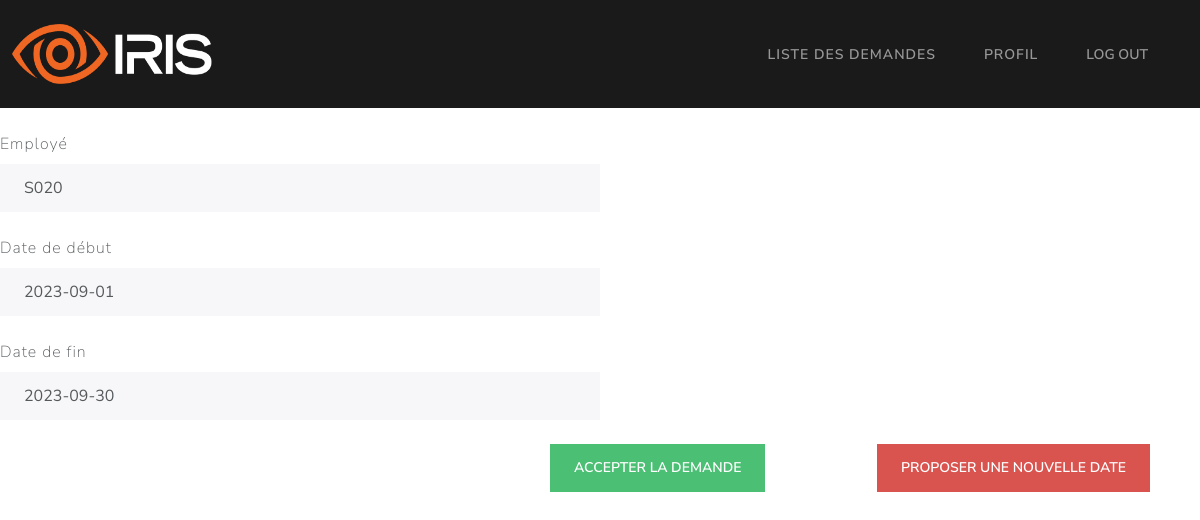
The app's page /manager/demande/1, older data.
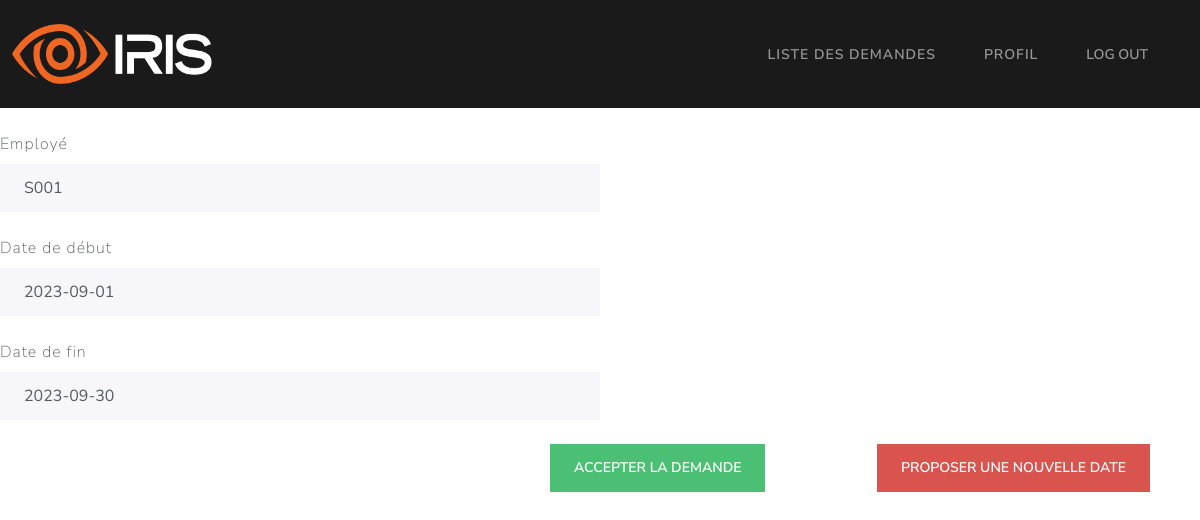
The same page, newer data.
### Models/models.py (models this page shows, shortened)
class demandeCongé(db.Model):
    id = db.Column(db.Integer, primary_key=True)
    date_debut = db.Column(db.String, unique=False, nullable=False)
    date_fin = db.Column(db.String, unique=False, nullable=False)
    statut = db.Column(db.String, unique=False, nullable=False)
    employee_matricule = db.Column(db.String, unique=False, nullable=False)
    motif_refus = db.Column(db.String, unique=False, nullable=True)

### app.py (the view)
@app.route("/manager/demande/<int:id>")
def manager_demande(id):
	return getPendingDemande_Manager(id)

### Controllers/managerController.py (called while the page is built)
def getPendingDemande_Manager(id):
    try:
        demande = demandeCongé.query.filter_by(id=id).first()
        return render_template("/manager/demande.html", demande=demande)
    except Exception as e:
        return render_template("/manager/demande.html", error=str(e))

### templates/manager/demande.html (shortened to what this page needs)
{% extends '/manager/base.html' %}
{% block content %}
<div class="form-group">
  <label class="form-label mt-4" for="readOnlyInput">Employé</label>
  <input
    class="form-control"
    id="readOnlyInput"
    type="text"
    value={{
    demande.employee_matricule
    }}
    readonly=""
  />
</div>
<div class="form-group">
  <label class="form-label mt-4" for="readOnlyInput">Date de début</label>
  <input
    class="form-control"
    id="readOnlyInput"
    type="text"
    value={{
    demande.date_debut
    }}
    readonly=""
  />
</div>
<div class="form-group">
  <label class="form-label mt-4" for="readOnlyInput">Date de fin</label>
  <input
    class="form-control"
    id="readOnlyInput"
    type="text"
    value={{
    demande.date_fin
    }}
    readonly=""
  />
</div>
<br />
<div style="float:right; margin-right: 50px; width: 600px;">
  <div style="float: left;">
    <form action="/manager/demande/{{ demande.id }}/approuver" method="POST">
      <button type="submit" class="btn btn-success">Accepter la demande</button>
    </form>
  </div>
  <div style="float: right;">
    <form action="/manager/demande/{{ demande.id }}/proposition">
      <button type="submit" class="btn btn-danger" style="margin-left: 20px;">Proposer une nouvelle date</button>
    </form>
  </div>
</div>
{% endblock %}

Row changes from the older to the newer data that the page shows:
changed demandeCongé: employee_matricule "S020" → "S001"
